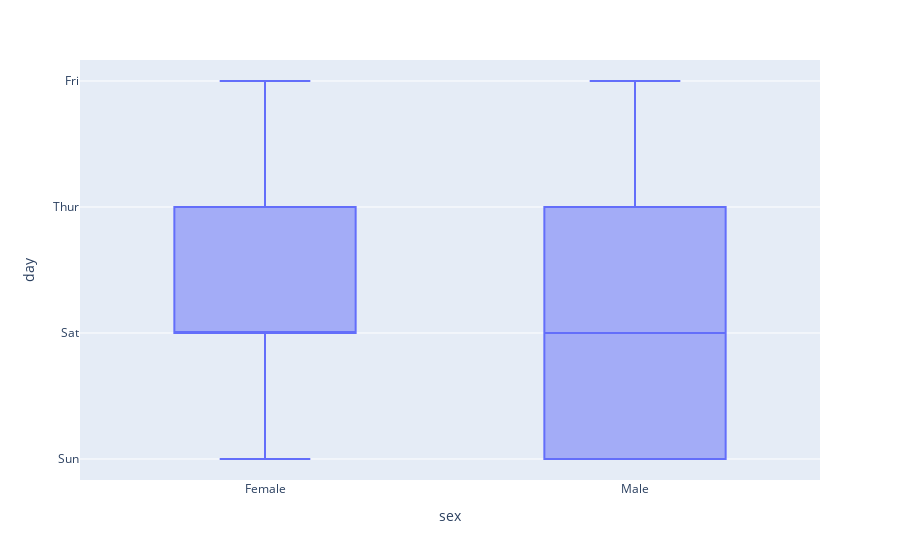

The code cell stored with this chart in its notebook:
### Code cell
#Q2

import seaborn as sns
import plotly.express as px
tip = sns.load_dataset('tips')

px.box(tip,x = 'sex' , y = 'day')

### Figure 1 — Plotly figure (JSON) as saved in the notebook; plotly's stock layout.template omitted (floating-point values rounded to 4 significant figures; data arrays with more than 128 entries replaced by an {"elided": "..."} marker saying what was removed)
{"data": [{"alignmentgroup": "True", "hovertemplate": "sex=%{x}<br>day=%{y}<extra></extra>", "legendgroup": "", "marker": {"color": "#636efa"}, "name": "", "notched": false, "offsetgroup": "", "orientation": "v", "showlegend": false, "type": "box", "x": {"elided": "244 str values"}, "x0": " ", "xaxis": "x", "y": {"elided": "244 str values"}, "y0": " ", "yaxis": "y"}], "layout": {"autosize": true, "boxmode": "group", "legend": {"tracegroupgap": 0}, "margin": {"t": 60}, "xaxis": {"anchor": "y", "autorange": true, "domain": [0, 1], "range": [-0.5, 1.5], "title": {"text": "sex"}, "type": "category"}, "yaxis": {"anchor": "x", "autorange": true, "domain": [0, 1], "range": [-0.1667, 3.167], "title": {"text": "day"}, "type": "category"}}}
